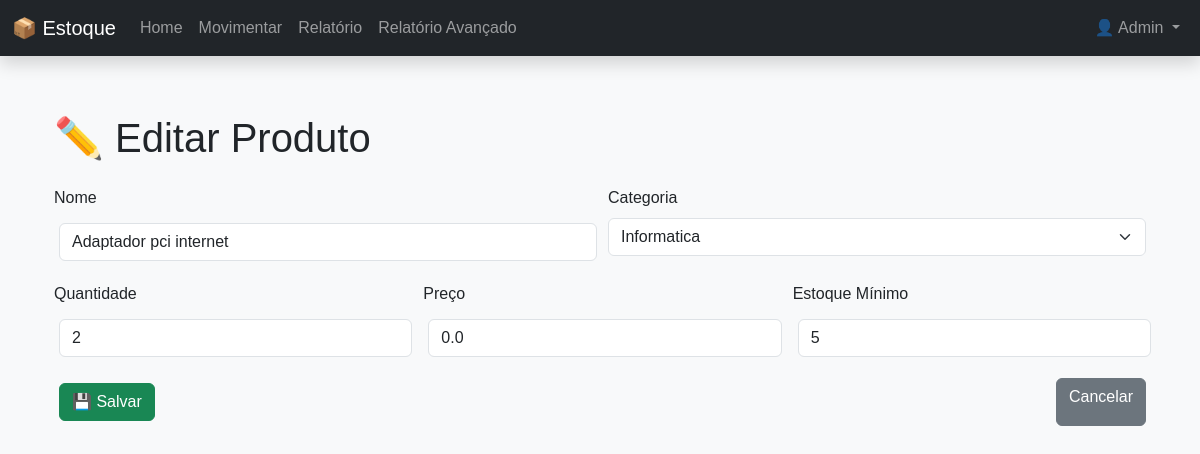
/edit/3 (signed in), run on an earlier commit of the app's database.
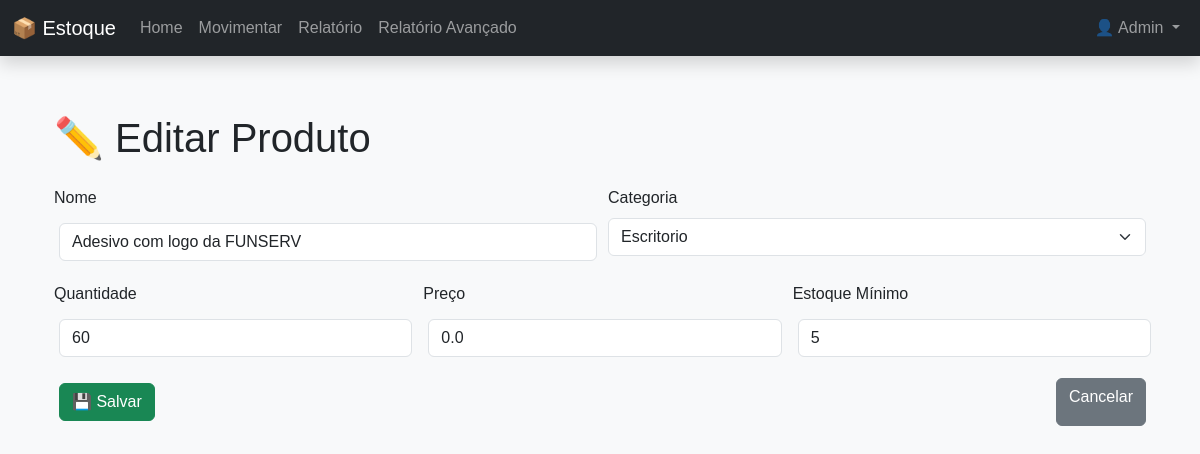
And on a later commit of the database.
### app.py (models this page shows)
class Produto(db.Model):
    __tablename__ = 'produtos'
    id = db.Column(db.Integer, primary_key=True)
    nome = db.Column(db.String(100), nullable=False)
    quantidade = db.Column(db.Integer, nullable=False)
    preco = db.Column(db.Float, nullable=False)
    estoque_minimo = db.Column(db.Integer, nullable=False, default=0)
    categoria_id = db.Column(db.Integer, db.ForeignKey('categoria.id'), nullable=False)

class Categoria(db.Model):
    id = db.Column(db.Integer, primary_key=True)
    nome = db.Column(db.String(50), nullable=False, unique=True)
    produtos = db.relationship('Produto', backref='categoria', lazy=True)

### app.py (the view)
@app.route('/edit/<int:id>')
@login_required
def edit(id):
    produto = Produto.query.get_or_404(id)
    categorias = Categoria.query.all()
    return render_template('edit.html', produto=produto, categorias=categorias)

### app.py (called while the page is built)
@login_manager.user_loader
def load_user(user_id):
    return Usuario.query.get(int(user_id))

    @property
    def is_admin(self):
        return self.tipo=='admin'

### templates/edit.html (shortened to what this page needs)
{% extends 'base.html' %}
{% block content %}
<div class="container mt-4">
  <h1 class="mb-4">✏️ Editar Produto</h1>
  <form action="{{ url_for('update', id=produto.id) }}" method="POST" class="row g-3">
    <div class="col-md-6">
      <label for="nome" class="form-label">Nome</label>
      <input type="text" name="nome" id="nome" class="form-control" value="{{ produto.nome }}" required>
    </div>
    <div class="col-md-6">
      <label for="categoria_id" class="form-label">Categoria</label>
      <select name="categoria_id" id="categoria_id" class="form-select" required>
        {% for cat in categorias %}
          <option value="{{ cat.id }}" {% if produto.categoria_id == cat.id %}selected{% endif %}>{{ cat.nome }}</option>
        {% endfor %}
      </select>
    </div>
    <div class="col-md-4">
      <label for="quantidade" class="form-label">Quantidade</label>
      <input type="number" name="quantidade" id="quantidade" class="form-control" value="{{ produto.quantidade }}" required min="0">
    </div>
    <div class="col-md-4">
      <label for="preco" class="form-label">Preço</label>
      <input type="number" name="preco" id="preco" class="form-control" step="0.01" value="{{ produto.preco }}" required min="0">
    </div>
    <div class="col-md-4">
      <label for="estoque_minimo" class="form-label">Estoque Mínimo</label>
      <input type="number" name="estoque_minimo" id="estoque_minimo" class="form-control" value="{{ produto.estoque_minimo }}" required min="0">
    </div>
    <div class="col-12 d-flex justify-content-between mt-3">
      <button type="submit" class="btn btn-success">💾 Salvar</button>
      <a href="{{ url_for('index') }}" class="btn btn-secondary">Cancelar</a>
    </div>
  </form>
</div>
{% endblock %}

What changed in the data, as far as the page shows it:
changed Produto: nome "Adaptador pci internet" → "Adesivo com logo da FUNSERV"; categoria_id "Informatica" → "Escritorio"; quantidade "2" → "60"
